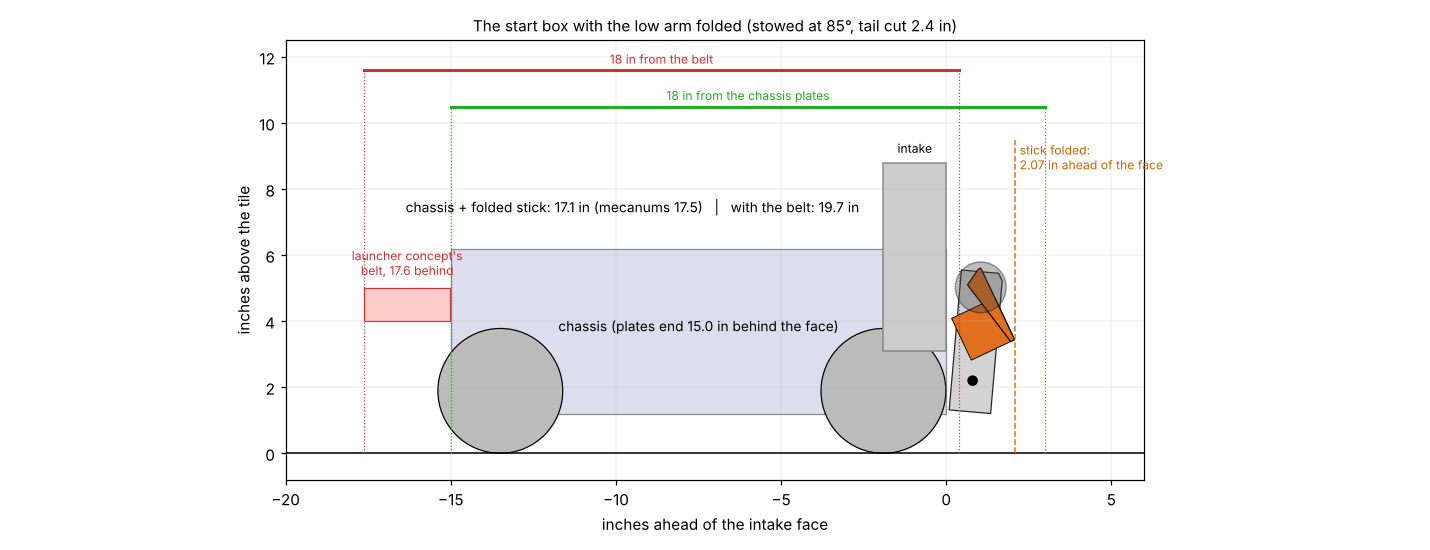

Generate this figure with Python:
"""The start box: the robot's side silhouette from the export with the low arm folded, against the 18 in limit.

    python3 cad/modules/flower-stick-proto/start_box.py     # start_box.png
"""
import os, json, numpy as np
import matplotlib; matplotlib.use("Agg"); import matplotlib.pyplot as plt
from matplotlib.patches import Polygon, Circle, Rectangle
HERE = os.path.dirname(os.path.abspath(__file__))
A = json.load(open(os.path.join(HERE, "page", "low_arm.json")))
CHASSIS_REAR, MECANUM_REAR, BELT_REAR = -15.0, -15.41, -17.62        # from the export: the plastic side plates, the rear mecanums, the launcher concept's belt
fig, ax = plt.subplots(figsize=(13, 5))
ax.plot([-20, 6], [0, 0], color="k", lw=1)
ax.add_patch(Rectangle((CHASSIS_REAR, 1.2), -CHASSIS_REAR, 5.0, fc="#dde", ec="#888", lw=0.8)); ax.text(-7.5, 3.7, "chassis (plates end 15.0 in behind the face)", ha="center", fontsize=9)
for x in (-1.9, -13.5): ax.add_patch(Circle((x, 1.89), 1.89, fc="#bbb", ec="k", lw=0.8))
ax.add_patch(Rectangle((-1.9, 3.1), 1.9, 5.7, fc="#ccc", ec="#888")); ax.text(-0.95, 9.1, "intake", ha="center", fontsize=8)
ax.add_patch(Rectangle((BELT_REAR, 4.0), 2.6, 1.0, fc="#fcc", ec="#c33", lw=0.8)); ax.text(BELT_REAR + 1.3, 5.4, "launcher concept's\nbelt, 17.6 behind", ha="center", fontsize=8, color="#c33")
ax.add_patch(Polygon(np.array(A["arm_stow"]), fc="#ccc", ec="k", lw=0.8, alpha=0.85)); ax.add_patch(Polygon(np.array(A["ear_stow"]), fc="#e07020", ec="k", lw=0.6)); ax.add_patch(Polygon(np.array(A["blade_stow"]), fc="#e07020", ec="k", lw=0.8))
sh = A["shaft_stow"]; ax.add_patch(Circle(tuple(sh), A["wheel_r"], fc="#444", ec="k", alpha=0.35)); ax.add_patch(Circle(tuple(A["pivot"]), 0.16, fc="k"))
front = A["stowed_front"]
for x0, label, col, y in ((CHASSIS_REAR, "18 in from the chassis plates", "#2a2", 10.5), (BELT_REAR, "18 in from the belt", "#c33", 11.6)):
    ax.plot([x0, x0 + 18], [y, y], color=col, lw=2); ax.plot([x0, x0], [0, y], color=col, lw=0.8, ls=":"); ax.plot([x0 + 18, x0 + 18], [0, y], color=col, lw=0.8, ls=":"); ax.text(x0 + 9, y + 0.2, label, ha="center", fontsize=8, color=col)
ax.plot([front, front], [0, 9.5], color="#e07020", lw=1, ls="--"); ax.text(front + 0.15, 8.6, f"stick folded:\n{front:.2f} in ahead of the face", fontsize=8, color="#c60")
ax.text(-9.5, 7.3, f"chassis + folded stick: {front - CHASSIS_REAR:.1f} in (mecanums {front - MECANUM_REAR:.1f})   |   with the belt: {front - BELT_REAR:.1f} in", ha="center", fontsize=9)
ax.set_xlim(-20, 6); ax.set_ylim(-0.8, 12.5); ax.set_aspect("equal"); ax.set_xlabel("inches ahead of the intake face"); ax.set_ylabel("inches above the tile"); ax.grid(True, lw=0.3, alpha=0.5)
ax.set_title("The start box with the low arm folded (stowed at 85°, tail cut 2.4 in)", fontsize=10)
fig.tight_layout(); fig.savefig(os.path.join(HERE, "start_box.png"), dpi=110); print("start_box.png", round(front - CHASSIS_REAR, 2), round(front - BELT_REAR, 2))
